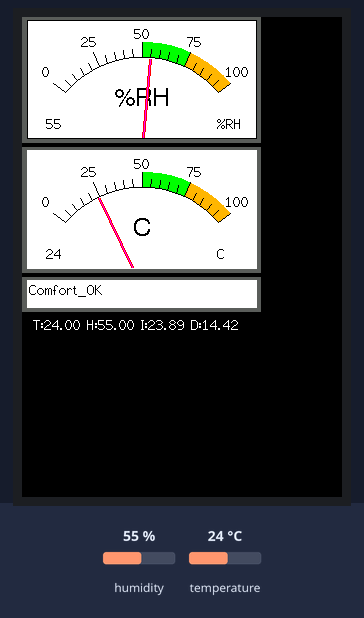
A sketch run on a simulated STM32 Black Pill. On the bench: 320×480 colour display. The test bench sets the inputs (shaded band); at power-on: humidity 55 %, temperature 24 °C. What the sketch prints to the serial monitor is not drawn.

Above: at 1.6 s.
1.7 s: humidity set to 22 %
At 5.5 s:
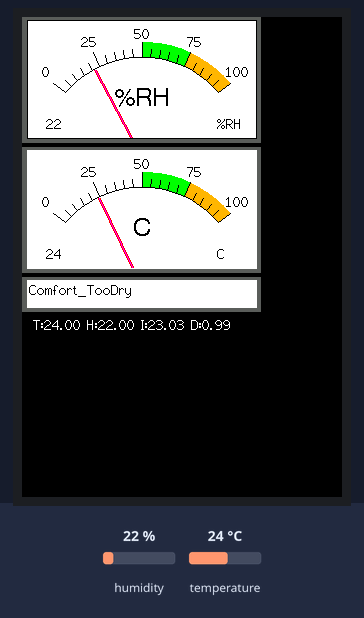
6.7 s: temperature set to 12 °C
At 9.7 s:
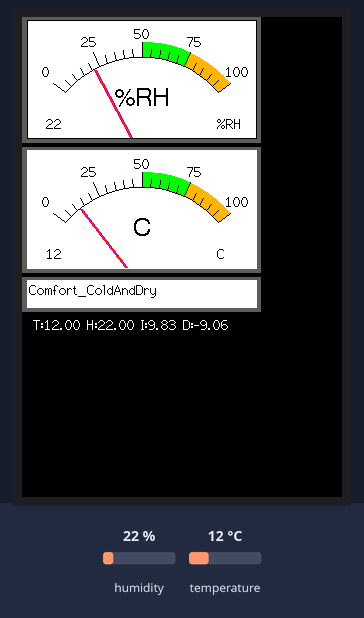
11.7 s: humidity set to 88 %
At 12.8 s:
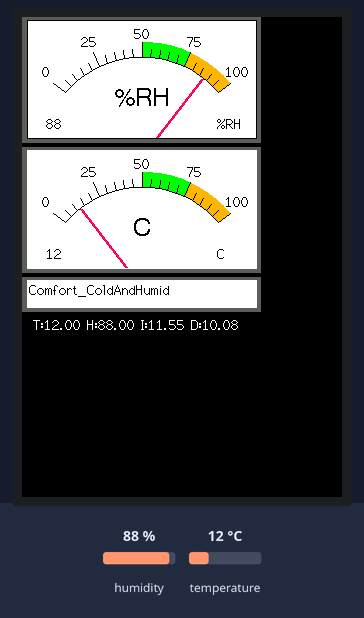
16.7 s: temperature set to 28 °C
At 21.2 s:
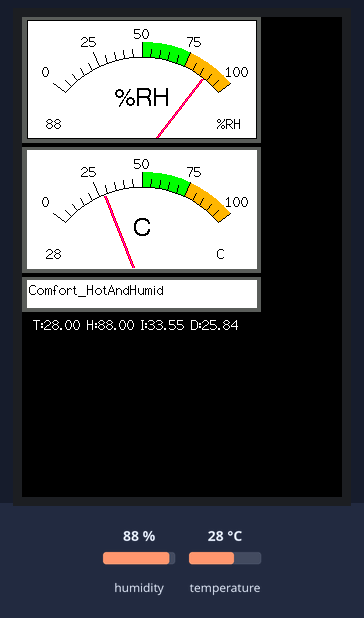
21.9 s: humidity set to 68 %
At 25.5 s:
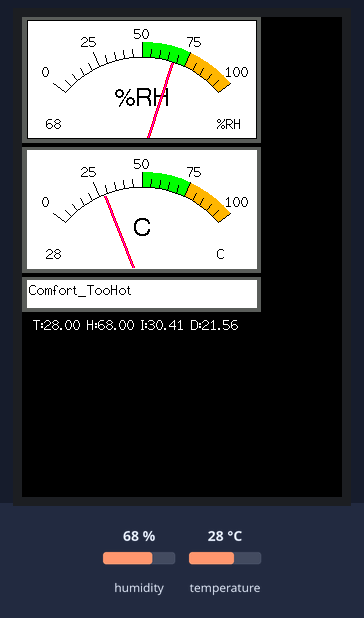
26.9 s: humidity set to 50 %
At 29.7 s:
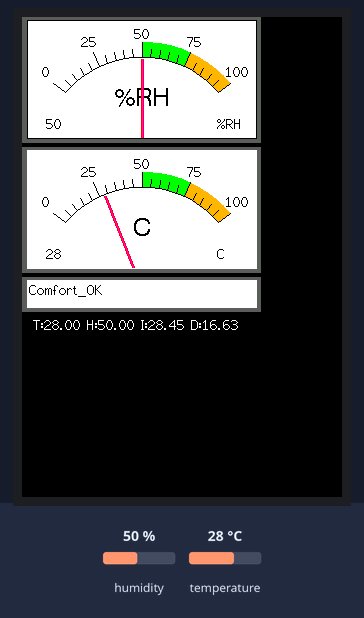
Timing chart, 0 to 31.2 s (numbered marks = the images above; inputs shaded):
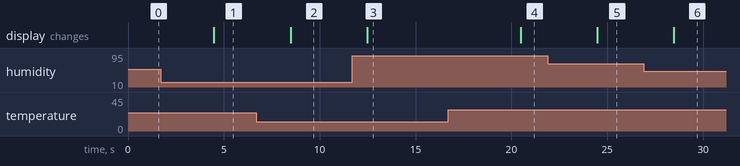

The sketch:

STM32_TFT8bit_DHT11_v2.ino
```cpp
/*
  Example animated analogue meters using a ILI9341 TFT LCD screen
  Needs Font 2 (also Font 4 if using large scale label)
  Make sure all the display driver and pin connections are correct by
  editing the User_Setup.h file in the TFT_eSPI library folder.

  #########################################################################
  ###### DON'T FORGET TO UPDATE THE User_Setup.h FILE IN THE LIBRARY ######
  #########################################################################

  Library TFT_eSPI
  File User_Setup_Select.h
  #include <User_Setup.h> - comment
  #include <User_Setups/Setup35_ILI9341_STM32_Port_Bus.h> - uncomment

  SKU_MRB3205_STM32F401CCU6 pinout
  RS      -> PB8 (DC по док.)
  RD      -> PB1
  WR      -> PB9
  RST     -> PB0
  CS      -> PB7
  DB8     -> PA0
  DB9     -> PA1
  DB10    -> PA2
  DB11    -> PA3
  DB12    -> PA4
  DB13    -> PA5
  DB14    -> PA6
  DB15    -> PA7
  BL      -> +3.3V
  VDD     -> +3.3V
  VDD     -> +3.3V
  GND     -> GND
  GND     -> GND

  DHT11    -> PB10
*/

#include <TFT_eSPI.h> // Hardware-specific library
#include <SPI.h>
#include <DHT.h>

TFT_eSPI tft = TFT_eSPI(); // Invoke custom library

#define TFT_GREY 0x5AEB
#define LOOP_PERIOD pdMS_TO_TICKS(35) // Display updates every 35 ms

float ltx1 = 0;    // Saved x coord of bottom of needle1
uint16_t osx1 = 120, osy1 = 120; // Saved x & y coords

float ltx2 = 0;   // Saved x coord of bottom of needle2
uint16_t osx2 = 120, osy2 = 250; // Saved x & y coords

uint32_t updateTime = 0;       // time for next update


// needle1
int old_analog1 =  -999; // Value last displayed
int old_digital1 = -999; // Value last displayed

// needle2
int old_analog2 =  -999; // Value last displayed
int old_digital2 = -999; // Value last displayed

int value[6] = {0, 0, 0, 0, 0, 0};
int old_value[6] = { -1, -1, -1, -1, -1, -1};
//int d1 = 0;
//int d2 = 0;

//DHT11
#define DHTPIN PB10
#define DHTTYPE DHT11
#define LOOP_PERIOD 2000
uint32_t updateTimeDht = 0;
float humidity = 0;
float temperature = 0;

DHT dht(DHTPIN, DHTTYPE);


void setup(void)
{
  Serial.begin(115200);

  tft.init();
  tft.setRotation(0);
  tft.fillScreen(TFT_BLACK);

  // Draw analogue meters
  analogMeter1();
  analogMeter2();

  // Draw text
  //tft.setCursor(5, 280);
  //tft.setTextColor(TFT_WHITE);
  //tft.print("Test text.");
  //tft.drawCentreString("Test text.", 5, 290, 2);

  // Initialize temperature sensor
	updateTimeDht = millis();
  dht.begin();
}


/* LOOP */
void loop() {
  if (updateTime <= millis()) {
    updateTime = millis() + LOOP_PERIOD;

    if (updateTimeDht <= millis()) {
      float h = dht.readHumidity();
      // Read temperature as Celsius (the default)
      float t = dht.readTemperature();
      // Read temperature as Fahrenheit (isFahrenheit = true)
      //float f = dht.readTemperature(true);

      if (!isnan(h) || !isnan(t)) {
        humidity = h;
        temperature = t;
        //output mesures to terminal
        Serial.println("T = " + String(temperature) + "C / H = " + String(humidity)+ "%RH");
      }
      //taimestamp to terminal
      uint32_t time = millis();
      Serial.println(millis()-time);
    }

    plotNeedle(humidity, 0);
    plotNeedle1(temperature, 0);

    // Compute heat index in Celsius (isFahreheit = false)
    float heatIndex = dht.computeHeatIndex(temperature, humidity, false);
    float dewPoint = computeDewPoint(temperature, humidity, false);

    // Compute comfort status in Celsius (isFahreheit = false)
    String comfortStatus = getComfortRatio(temperature, humidity, false);
    String outputLine;

    tft.fillRect(0, 260, 239, 35, TFT_GREY);
    tft.fillRect(5, 263, 230, 28, TFT_WHITE);
    tft.setTextColor(TFT_BLACK);
    tft.drawString(comfortStatus, 7, 265, 2);

    outputLine = " T:" + String(temperature) + " H:" + String(humidity) + " I:" + String(heatIndex) + " D:" + String(dewPoint);

    tft.setTextColor(TFT_WHITE);
    tft.fillRect(5, 300, 230, 15, TFT_BLACK);
    tft.drawString(outputLine, 5, 300, 2);
  }
}

// #########################################################################
//  Draw the analogue meter on the screen
// #########################################################################
void analogMeter1()
{
  // Meter outline
  tft.fillRect(0, 0, 239, 126, TFT_GREY);
  tft.fillRect(5, 3, 230, 119, TFT_WHITE);

  tft.setTextColor(TFT_BLACK);  // Text colour

  // Draw ticks every 5 degrees from -50 to +50 degrees (100 deg. FSD swing)
  for (int i = -50; i < 51; i += 5) {
    // Long scale tick length
    int tl = 15;

    // Coodinates of tick to draw
    float sx = cos((i - 90) * 0.0174532925);
    float sy = sin((i - 90) * 0.0174532925);
    uint16_t x0 = sx * (100 + tl) + 120;
    uint16_t y0 = sy * (100 + tl) + 140;
    uint16_t x1 = sx * 100 + 120;
    uint16_t y1 = sy * 100 + 140;

    // Coordinates of next tick for zone fill
    float sx2 = cos((i + 5 - 90) * 0.0174532925);
    float sy2 = sin((i + 5 - 90) * 0.0174532925);
    int x2 = sx2 * (100 + tl) + 120;
    int y2 = sy2 * (100 + tl) + 140;
    int x3 = sx2 * 100 + 120;
    int y3 = sy2 * 100 + 140;

    // Yellow zone limits
    //if (i >= -50 && i < 0) {
    //  tft.fillTriangle(x0, y0, x1, y1, x2, y2, TFT_YELLOW);
    //  tft.fillTriangle(x1, y1, x2, y2, x3, y3, TFT_YELLOW);
    //}

    // Green zone limits
    if (i >= 0 && i < 25) {
      tft.fillTriangle(x0, y0, x1, y1, x2, y2, TFT_GREEN);
      tft.fillTriangle(x1, y1, x2, y2, x3, y3, TFT_GREEN);
    }

    // Orange zone limits
    if (i >= 25 && i < 50) {
      tft.fillTriangle(x0, y0, x1, y1, x2, y2, TFT_ORANGE);
      tft.fillTriangle(x1, y1, x2, y2, x3, y3, TFT_ORANGE);
    }

    // Short scale tick length
    if (i % 25 != 0) tl = 8;

    // Recalculate coords incase tick lenght changed
    x0 = sx * (100 + tl) + 120;
    y0 = sy * (100 + tl) + 140;
    x1 = sx * 100 + 120;
    y1 = sy * 100 + 140;

    // Draw tick
    tft.drawLine(x0, y0, x1, y1, TFT_BLACK);

    // Check if labels should be drawn, with position tweaks
    if (i % 25 == 0) {
      // Calculate label positions
      x0 = sx * (100 + tl + 10) + 120;
      y0 = sy * (100 + tl + 10) + 140;
      switch (i / 25) {
        case -2: tft.drawCentreString("0", x0, y0 - 12, 2); break;
        case -1: tft.drawCentreString("25", x0, y0 - 9, 2); break;
        case 0: tft.drawCentreString("50", x0, y0 - 6, 2); break;
        case 1: tft.drawCentreString("75", x0, y0 - 9, 2); break;
        case 2: tft.drawCentreString("100", x0, y0 - 12, 2); break;
      }
    }

    // Now draw the arc of the scale
    sx = cos((i + 5 - 90) * 0.0174532925);
    sy = sin((i + 5 - 90) * 0.0174532925);
    x0 = sx * 100 + 120;
    y0 = sy * 100 + 140;
    // Draw scale arc, don't draw the last part
    if (i < 50) tft.drawLine(x0, y0, x1, y1, TFT_BLACK);
  }

  tft.drawString("%RH", 5 + 230 - 40, 119 - 20, 2); // Units at bottom right
  tft.drawCentreString("%RH", 120, 70, 4); // Comment out to avoid font 4
  tft.drawRect(5, 3, 230, 119, TFT_BLACK); // Draw bezel line

  plotNeedle(0, 0); // Put meter needle at 0
}


// #########################################################################
//  Draw the analogue meter on the screen
// #########################################################################
void analogMeter2()
{
  // Meter outline
  tft.fillRect(0, 130, 239, 126, TFT_GREY);
  tft.fillRect(5, 133, 230, 119, TFT_WHITE);

  tft.setTextColor(TFT_BLACK);  // Text colour

  // Draw ticks every 5 degrees from -50 to +50 degrees (100 deg. FSD swing)
  for (int i = -50; i < 51; i += 5) {
    // Long scale tick length
    int tl = 15;

    // Coodinates of tick to draw
    float sx = cos((i - 90) * 0.0174532925);
    float sy = sin((i - 90) * 0.0174532925);
    uint16_t x0 = sx * (100 + tl) + 120;
    uint16_t y0 = sy * (100 + tl) + 270;//140
    uint16_t x1 = sx * 100 + 120;
    uint16_t y1 = sy * 100 + 270; //140

    // Coordinates of next tick for zone fill
    float sx2 = cos((i + 5 - 90) * 0.0174532925);
    float sy2 = sin((i + 5 - 90) * 0.0174532925);
    int x2 = sx2 * (100 + tl) + 120;
    int y2 = sy2 * (100 + tl) + 270;//140
    int x3 = sx2 * 100 + 120;
    int y3 = sy2 * 100 + 270;//140

    // Yellow zone limits
    //if (i >= -50 && i < 0) {
    //  tft.fillTriangle(x0, y0, x1, y1, x2, y2, TFT_YELLOW);
    //  tft.fillTriangle(x1, y1, x2, y2, x3, y3, TFT_YELLOW);
    //}

    // Green zone limits
    if (i >= 0 && i < 25) {
      tft.fillTriangle(x0, y0, x1, y1, x2, y2, TFT_GREEN);
      tft.fillTriangle(x1, y1, x2, y2, x3, y3, TFT_GREEN);
    }

    // Orange zone limits
    if (i >= 25 && i < 50) {
      tft.fillTriangle(x0, y0, x1, y1, x2, y2, TFT_ORANGE);
      tft.fillTriangle(x1, y1, x2, y2, x3, y3, TFT_ORANGE);
    }

    // Short scale tick length
    if (i % 25 != 0) tl = 8;

    // Recalculate coords incase tick lenght changed
    x0 = sx * (100 + tl) + 120;
    y0 = sy * (100 + tl) + 270;//140
    x1 = sx * 100 + 120;
    y1 = sy * 100 + 270; //140

    // Draw tick
    tft.drawLine(x0, y0, x1, y1, TFT_BLACK);

    // Check if labels should be drawn, with position tweaks
    if (i % 25 == 0) {
      // Calculate label positions
      x0 = sx * (100 + tl + 10) + 120;
      y0 = sy * (100 + tl + 10) + 270;//140
      switch (i / 25) {
        case -2: tft.drawCentreString("0", x0, y0 - 12, 2); break;
        case -1: tft.drawCentreString("25", x0, y0 - 9, 2); break;
        case 0: tft.drawCentreString("50", x0, y0 - 6, 2); break;
        case 1: tft.drawCentreString("75", x0, y0 - 9, 2); break;
        case 2: tft.drawCentreString("100", x0, y0 - 12, 2); break;
      }
    }

    // Now draw the arc of the scale
    sx = cos((i + 5 - 90) * 0.0174532925);
    sy = sin((i + 5 - 90) * 0.0174532925);
    x0 = sx * 100 + 120;
    y0 = sy * 100 + 270; //140
    // Draw scale arc, don't draw the last part
    if (i < 50) tft.drawLine(x0, y0, x1, y1, TFT_BLACK);
  }

  tft.drawString("C", 5 + 230 - 40, 249 - 20, 2); // Units at bottom right 119=249
  tft.drawCentreString("C", 250, 70, 4); // Comment out to avoid font 4 120=250
  tft.drawRect(5, 3, 230, 119, TFT_BLACK); // Draw bezel line

  plotNeedle1(0, 0); // Put meter needle at 0
}


// #########################################################################
// Update needle position
// This function is blocking while needle moves, time depends on ms_delay
// 10ms minimises needle flicker if text is drawn within needle sweep area
// Smaller values OK if text not in sweep area, zero for instant movement but
// does not look realistic... (note: 100 increments for full scale deflection)
// #########################################################################
void plotNeedle(int value, byte ms_delay)
{
  tft.setTextColor(TFT_BLACK, TFT_WHITE);
  char buf[8];
  dtostrf(value, 4, 0, buf);
  tft.drawRightString(buf, 40, 119 - 20, 2);

  if (value < -10) value = -10; // Limit value to emulate needle end stops
  if (value > 110) value = 110;

  // Move the needle util new value reached
  while (!(value == old_analog1)) {
    if (old_analog1 < value) old_analog1++;
    else old_analog1--;

    if (ms_delay == 0) old_analog1 = value; // Update immediately id delay is 0

    float sdeg = map(old_analog1, -10, 110, -150, -30); // Map value to angle
    // Calcualte tip of needle coords
    float sx = cos(sdeg * 0.0174532925);
    float sy = sin(sdeg * 0.0174532925);

    // Calculate x delta of needle start (does not start at pivot point)
    float tx = tan((sdeg + 90) * 0.0174532925);

    // Erase old needle image
    tft.drawLine(120 + 20 * ltx1 - 1, 140 - 20, osx1 - 1, osy1, TFT_WHITE);
    tft.drawLine(120 + 20 * ltx1, 140 - 20, osx1, osy1, TFT_WHITE);
    tft.drawLine(120 + 20 * ltx1 + 1, 140 - 20, osx1 + 1, osy1, TFT_WHITE);

    // Re-plot text under needle
    tft.setTextColor(TFT_BLACK);
    tft.drawCentreString("%RH", 120, 70, 4); // // Comment out to avoid font 4

    // Store new needle end coords for next erase
    ltx1 = tx;
    osx1 = sx * 98 + 120;
    osy1 = sy * 98 + 140;

    // Draw the needle in the new postion, magenta makes needle a bit bolder
    // draws 3 lines to thicken needle
    tft.drawLine(120 + 20 * ltx1 - 1, 140 - 20, osx1 - 1, osy1, TFT_RED);
    tft.drawLine(120 + 20 * ltx1, 140 - 20, osx1, osy1, TFT_MAGENTA);
    tft.drawLine(120 + 20 * ltx1 + 1, 140 - 20, osx1 + 1, osy1, TFT_RED);

    // Slow needle down slightly as it approaches new postion
    if (abs(old_analog1 - value) < 10) ms_delay += ms_delay / 5;
  }
}

// #########################################################################
// Update needle position
// This function is blocking while needle moves, time depends on ms_delay
// 10ms minimises needle flicker if text is drawn within needle sweep area
// Smaller values OK if text not in sweep area, zero for instant movement but
// does not look realistic... (note: 100 increments for full scale deflection)
// #########################################################################
void plotNeedle1(int value, byte ms_delay)
{
  tft.setTextColor(TFT_BLACK, TFT_WHITE);
  char buf[8];
  dtostrf(value, 4, 0, buf);
  tft.drawRightString(buf, 40, 249 - 20, 2); //119

  if (value < -10) value = -10; // Limit value to emulate needle end stops
  if (value > 110) value = 110;

  // Move the needle util new value reached
  while (!(value == old_analog2)) {
    if (old_analog2 < value) old_analog2++;
    else old_analog2--;

    if (ms_delay == 0) old_analog2 = value; // Update immediately if delay is 0

    float sdeg = map(old_analog2, -10, 110, -150, -30); // Map value to angle

    // Calcualte tip of needle coords
    float sx = cos(sdeg * 0.0174532925);
    float sy = sin(sdeg * 0.0174532925);

    // Calculate x delta of needle start (does not start at pivot point)
    float tx = tan((sdeg + 90) * 0.0174532925);

    // Erase old needle image
    tft.drawLine(120 + 20 * ltx2 - 1, 270 - 20, osx2 - 1, osy2, TFT_WHITE); //140
    tft.drawLine(120 + 20 * ltx2, 270 - 20, osx2, osy2, TFT_WHITE);//140
    tft.drawLine(120 + 20 * ltx2 + 1, 270 - 20, osx2 + 1, osy2, TFT_WHITE);//140

    // Re-plot text under needle
    tft.setTextColor(TFT_BLACK);
    tft.drawCentreString("C", 120, 200, 4); // // Comment out to avoid font 4 y=70

    // Store new needle end coords for next erase
    ltx2 = tx;
    osx2 = sx * 98 + 120;
    osy2 = sy * 98 + 270; //140

    // Draw the needle in the new postion, magenta makes needle a bit bolder
    // draws 3 lines to thicken needle
    tft.drawLine(120 + 20 * ltx2 - 1, 270 - 20, osx2 - 1, osy2, TFT_RED);//140
    tft.drawLine(120 + 20 * ltx2, 270 - 20, osx2, osy2, TFT_MAGENTA);//140
    tft.drawLine(120 + 20 * ltx2 + 1, 270 - 20, osx2 + 1, osy2, TFT_RED);//140

    // Slow needle down slightly as it approaches new postion
    if (abs(old_analog2 - value) < 10) ms_delay += ms_delay / 5;
  }
}

float computeDewPoint(float temperature, float percentHumidity, bool isFahrenheit)
  {
	  // reference: http://wahiduddin.net/calc/density_algorithms.htm
	  if (isFahrenheit)
	  {
		  temperature = dht.convertFtoC(temperature);
	  }
	  double calc_temp = 373.15 / (273.15 + (double)temperature);
	  double calc_sum = -7.90298 * (calc_temp - 1);
	  calc_sum += 5.02808 * log10(calc_temp);
	  calc_sum += -1.3816e-7 * (pow(10, (11.344 * (1 - 1 / calc_temp))) - 1);
	  calc_sum += 8.1328e-3 * (pow(10, (-3.49149 * (calc_temp - 1))) - 1);
	  calc_sum += log10(1013.246);
	  double calc_value = pow(10, calc_sum - 3) * (double)percentHumidity;
	  double calc_dew_temp = log(calc_value / 0.61078); // temp var
	  calc_dew_temp = (241.88 * calc_dew_temp) / (17.558 - calc_dew_temp);
	  return isFahrenheit ? dht.convertCtoF(calc_dew_temp) : calc_dew_temp;
  }

String getComfortRatio(float temperature, float humidity, bool isFahrenheit)
{
  /*
    https://github.com/beegee-tokyo/arduino-DHTesp
    Written by Mark Ruys, mark@paracas.nl.
    Updated to work with ESP32 by Bernd Giesecke, bernd@giesecke.tk
    Updated to work with STM32 BlackPill by Aleksey Tkachenko, alexei.tkch@gmail.com
    GNU General Public License, check LICENSE for more information.
    All text above must be included in any redistribution.
  */

	float ratio = 100; //100%
	float distance = 0;
	float kTempFactor = 3;	//take into account the slope of the lines
	float kHumidFactor = 0.1; //take into account the slope of the lines
	uint8_t tempComfort = 0;

  String comfortStatus = "Comfort_Undefined";

  //Too hot line AB
  float tooHot_m = -0.095;
	float tooHot_b = 32.85;
	//Too humid line BC
	float tooHumid_m = -56.5;
	float tooHumid_b = 3981.2;
	//Too cold line DC
	float tooCold_m = -0.04175;
	float tooHCold_b = 23.476675;
	//Too dry line AD
	float tooDry_m = -77.8;
	float tooDry_b = 2364;

	if (isFahrenheit)
	{
		temperature = dht.convertFtoC(temperature);
	}

	distance = temperature - (humidity * tooHot_m + tooHot_b);
	if (distance > 0)
	{
		//update the comfort descriptor
		tempComfort += 1;//(uint8_t)Comfort_TooHot;
		//decrease the comfot ratio taking the distance into account
		ratio -= distance * kTempFactor;
	}

	distance = temperature - (humidity * tooHumid_m + tooHumid_b);
	if (distance > 0)
	{
		//update the comfort descriptor
		tempComfort += 8;//(uint8_t)Comfort_TooHumid;
		//decrease the comfot ratio taking the distance into account
		ratio -= distance * kHumidFactor;
	}

	distance = (humidity * tooCold_m + tooHCold_b) - temperature;
	if (distance > 0)
	{
		//update the comfort descriptor
		tempComfort += 2;//(uint8_t)Comfort_TooCold;
		//decrease the comfot ratio taking the distance into account
		ratio -= distance * kTempFactor;
	}

	distance = (humidity * tooDry_m + tooDry_b) - temperature;
	if (distance > 0)
	{
		//update the comfort descriptor
		tempComfort += 4;//(uint8_t)Comfort_TooDry;
		//decrease the comfot ratio taking the distance into account
		ratio -= distance * kHumidFactor;
	}

  switch(tempComfort) {
      case 0:
        comfortStatus = "Comfort_OK";
        break;
      case 1:
        comfortStatus = "Comfort_TooHot";
        break;
      case 2:
        comfortStatus = "Comfort_TooCold";
        break;
      case 4:
        comfortStatus = "Comfort_TooDry";
        break;
      case 8:
        comfortStatus = "Comfort_TooHumid";
        break;
      case 9:
        comfortStatus = "Comfort_HotAndHumid";
        break;
      case 5:
        comfortStatus = "Comfort_HotAndDry";
        break;
      case 10:
        comfortStatus = "Comfort_ColdAndHumid";
        break;
      case 6:
        comfortStatus = "Comfort_ColdAndDry";
        break;
      default:
        comfortStatus = "Comfort_Undefined";
        break;
    };


	if (ratio < 0) ratio = 0;

	return comfortStatus;
}


/*
float computeAbsoluteHumidity(float temperature, float percentHumidity, bool isFahrenheit)
{
	// Calculate the absolute humidity in g/m³
	// https://carnotcycle.wordpress.com/2012/08/04/how-to-convert-relative-humidity-to-absolute-humidity/
	if (isFahrenheit)
	{
		temperature = dht.convertFtoC(temperature);
	}

	float absHumidity;
	float absTemperature;
	absTemperature = temperature + 273.15;

	absHumidity = 6.112;
	absHumidity *= exp((17.67 * temperature) / (243.5 + temperature));
	absHumidity *= percentHumidity;
	absHumidity *= 2.1674;
	absHumidity /= absTemperature;

	return absHumidity;
}
*/
```

Measured:
- after the input at 1.7 s, the display: changes after 2.8 s (image 1)
- after the input at 6.7 s, the display: changes after 1.8 s (image 2)
- after the input at 11.7 s, the display: changes after 0.79 s (image 3)
- after the input at 16.7 s, the display: changes after 3.8 s (image 4)
- after the input at 21.9 s, the display: changes after 2.6 s (image 5)
- after the input at 26.9 s, the display: changes after 1.6 s (image 6)
